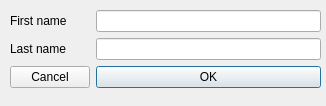
<?xml version="1.0" encoding="UTF-8"?>
<ui version="4.0">
 <class>NewOtherDialog</class>
 <widget class="QDialog" name="NewOtherDialog">
  <property name="geometry">
   <rect>
    <x>0</x>
    <y>0</y>
    <width>326</width>
    <height>106</height>
   </rect>
  </property>
  <property name="windowTitle">
   <string>Dialog</string>
  </property>
  <widget class="QWidget" name="formLayoutWidget">
   <property name="geometry">
    <rect>
     <x>10</x>
     <y>10</y>
     <width>311</width>
     <height>91</height>
    </rect>
   </property>
   <layout class="QFormLayout" name="formLayout">
    <item row="0" column="0">
     <widget class="QLabel" name="firstNameLabel">
      <property name="text">
       <string>First name</string>
      </property>
     </widget>
    </item>
    <item row="0" column="1">
     <widget class="QLineEdit" name="firstNameLineEdit"/>
    </item>
    <item row="1" column="0">
     <widget class="QLabel" name="lastNameLabel">
      <property name="text">
       <string>Last name</string>
      </property>
     </widget>
    </item>
    <item row="1" column="1">
     <widget class="QLineEdit" name="lastNameLineEdit"/>
    </item>
    <item row="2" column="0">
     <widget class="QPushButton" name="cancelButton">
      <property name="text">
       <string>Cancel</string>
      </property>
     </widget>
    </item>
    <item row="2" column="1">
     <widget class="QPushButton" name="okButton">
      <property name="text">
       <string>OK</string>
      </property>
      <property name="default">
       <bool>true</bool>
      </property>
     </widget>
    </item>
   </layout>
  </widget>
 </widget>
 <resources/>
 <connections/>
</ui>
